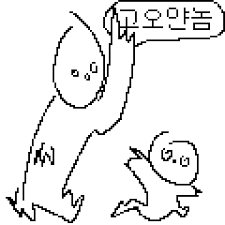
#> input picture temp_data/kaejangcon1.png, 225 x 225 px
$ python qqqqqqq.py   (older library calls are emulated)
#> lines starting #> are read from the running program, lines starting #| are printed output that depends on the picture
from PIL import Image
import numpy as np

img = Image.open("./temp_data/kaejangcon1.png")
#> img is the input picture: PIL image 225x225 P; min 0, max 255, mean 234.4

img = img.resize((100,100),Image.ANTIALIAS)
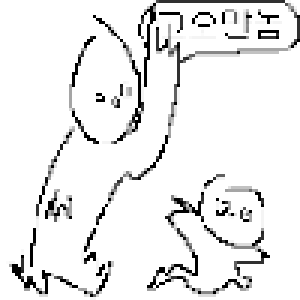
#> img: PIL image 100x100 P (shown 3 times larger); min 0, max 255, mean 235.3

print(img.size)
#| (100, 100)

$ run again, with temp_data/kaejangcon3.png copied over temp_data/kaejangcon1.png
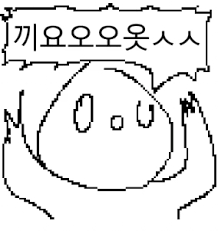
#> input picture temp_data/kaejangcon3.png, 218 x 231 px
#> img is the input picture: PIL image 218x231 P; mean R, G, B 229.6, 229.6, 229.6
#> `img = img.resize((100,100),Image.ANTIALIAS)`:
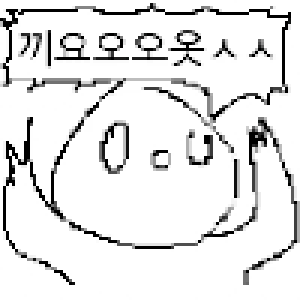
#> img: PIL image 100x100 P (shown 3 times larger); mean R, G, B 228.8, 228.8, 228.8
#| (100, 100)

$ run again, with temp_data/kaejangcon5.png copied over temp_data/kaejangcon1.png
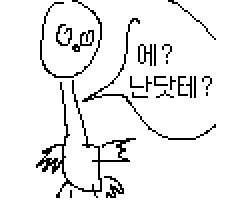
#> input picture temp_data/kaejangcon5.png, 240 x 204 px
#> img is the input picture: PIL image 240x204 P; min 0, max 255, mean 237
#> `img = img.resize((100,100),Image.ANTIALIAS)`:
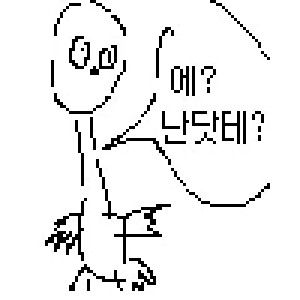
#> img: PIL image 100x100 P (shown 3 times larger); min 0, max 255, mean 236.9
#| (100, 100)

$ run again, with temp_data/kaejangcon6.png copied over temp_data/kaejangcon1.png
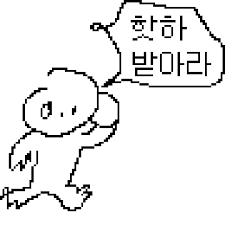
#> input picture temp_data/kaejangcon6.png, 225 x 225 px
#> img is the input picture: PIL image 225x225 P; min 0, max 255, mean 236.3
#> `img = img.resize((100,100),Image.ANTIALIAS)`:
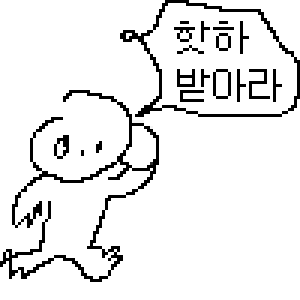
#> img: PIL image 100x100 P (shown 3 times larger); min 0, max 255, mean 234.2
#| (100, 100)
